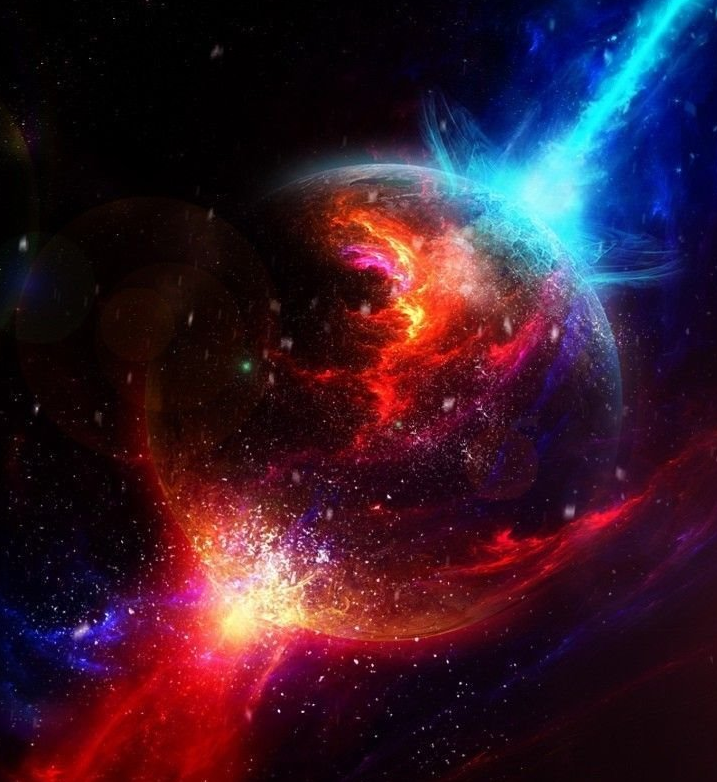
#> input picture space.png, 717 x 782 px, found by its file name
$ python gamma.py
#> lines starting #> are read from the running program, lines starting #| are printed output that depends on the picture
import cv2
import numpy as np

# Open the image.
img = cv2.imread('space.png',0)
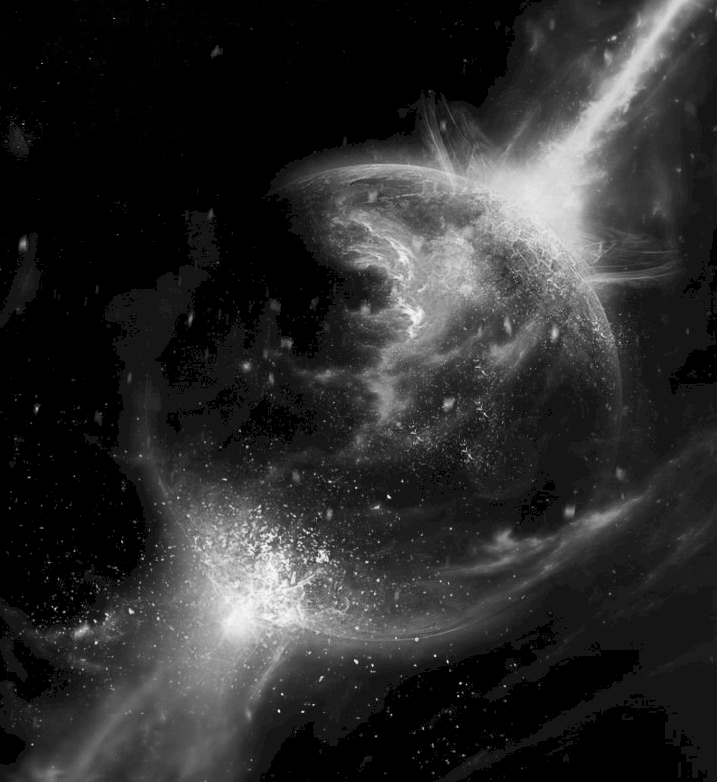
#> img: shape (782, 717); min 0, max 253, mean 43.8

# Trying 4 gamma values.
for gamma in [0.1, 0.8,1.5,2.4]:

    # Apply gamma correction.
    gamma_corrected = np.array(255*(img / 255) ** gamma, dtype = 'uint8')

    # Save edited images.
    cv2.imwrite(''+str(gamma)+'.jpg', gamma_corrected)
#> this loop made 4 passes
#> pass 1, `gamma_corrected = np.array(255*(img / 255) ** gamma, dtype = 'uint8')`:
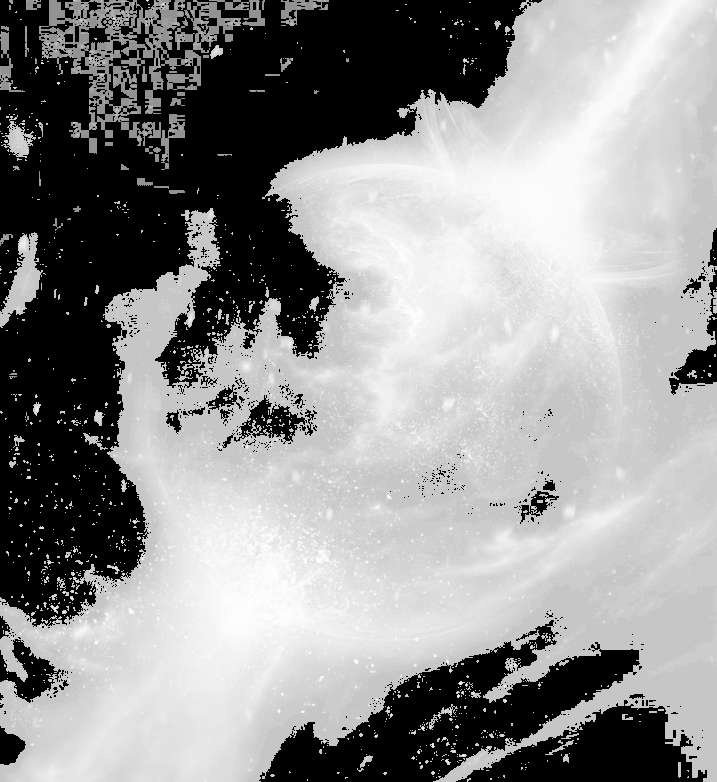
#> gamma_corrected: shape (782, 717); min 0, max 254, mean 145.6
#> pass 3, `gamma_corrected = np.array(255*(img / 255) ** gamma, dtype = 'uint8')`:
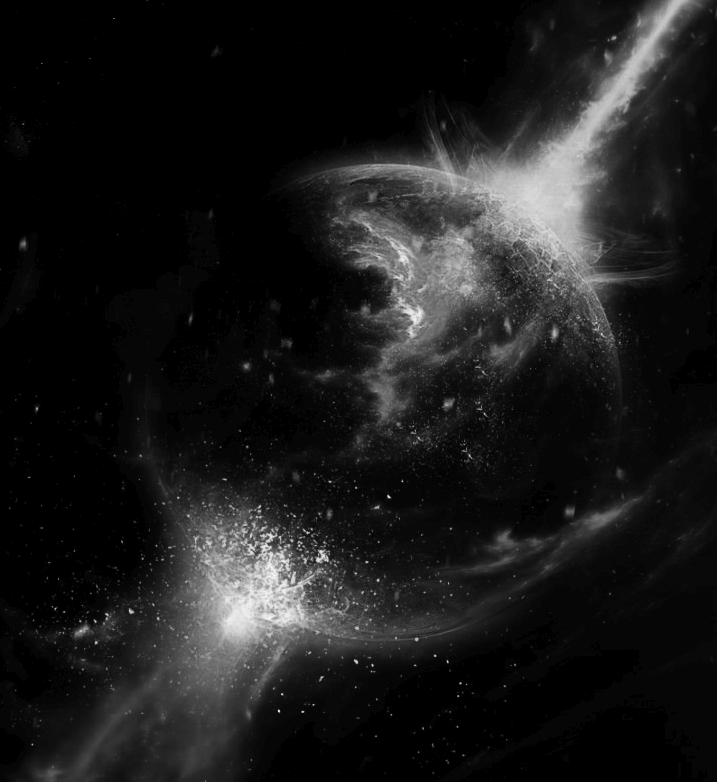
#> gamma_corrected: shape (782, 717); min 0, max 252, mean 27.1


cv2.waitKey(0)

$ run again, with lines.png copied over space.png
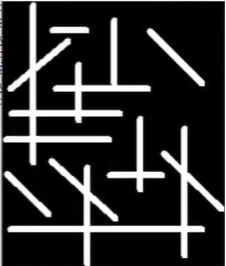
#> input picture lines.png, 226 x 266 px, found by its file name
#> the loop `for gamma in [0.1, 0.8,1.5,2.4]:` made 4 passes
#> pass 1, `gamma_corrected = np.array(255*(img / 255) ** gamma, dtype = 'uint8')`:
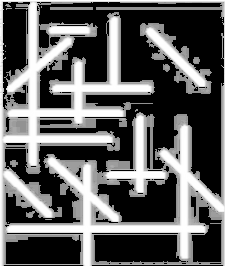
#> gamma_corrected: shape (266, 226); min 0, max 255, mean 96.9
#> pass 3, `gamma_corrected = np.array(255*(img / 255) ** gamma, dtype = 'uint8')`:
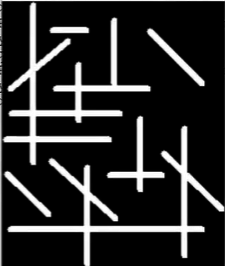
#> gamma_corrected: shape (266, 226); min 0, max 255, mean 42.6

$ run again, with 0.8.jpg saved as space.png
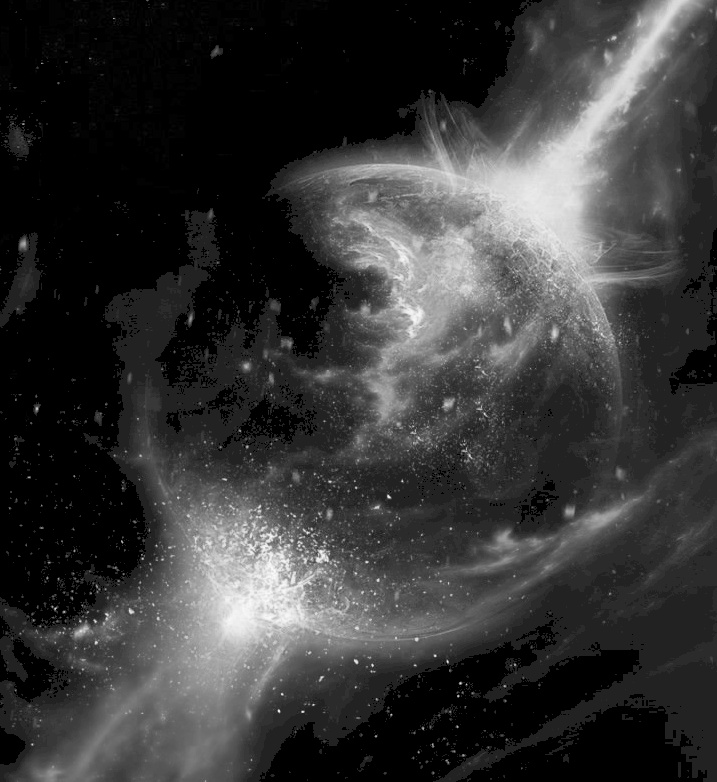
#> input picture 0.8.jpg, 717 x 782 px, found by its file name
#> img is the input picture: shape (782, 717); min 0, max 251, mean 54.6
#> the loop `for gamma in [0.1, 0.8,1.5,2.4]:` made 4 passes
#> pass 1, `gamma_corrected = np.array(255*(img / 255) ** gamma, dtype = 'uint8')`:
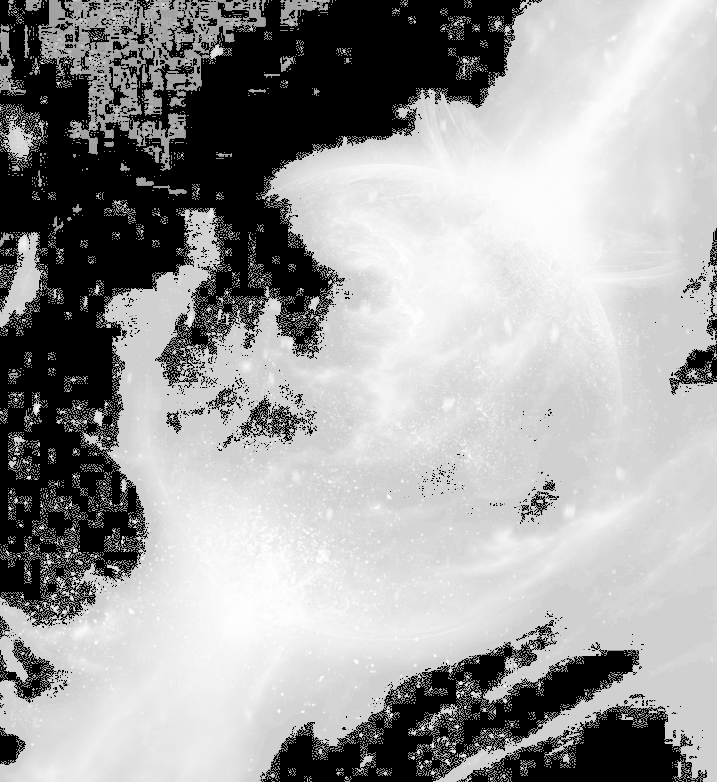
#> gamma_corrected: shape (782, 717); min 0, max 254, mean 157.6
